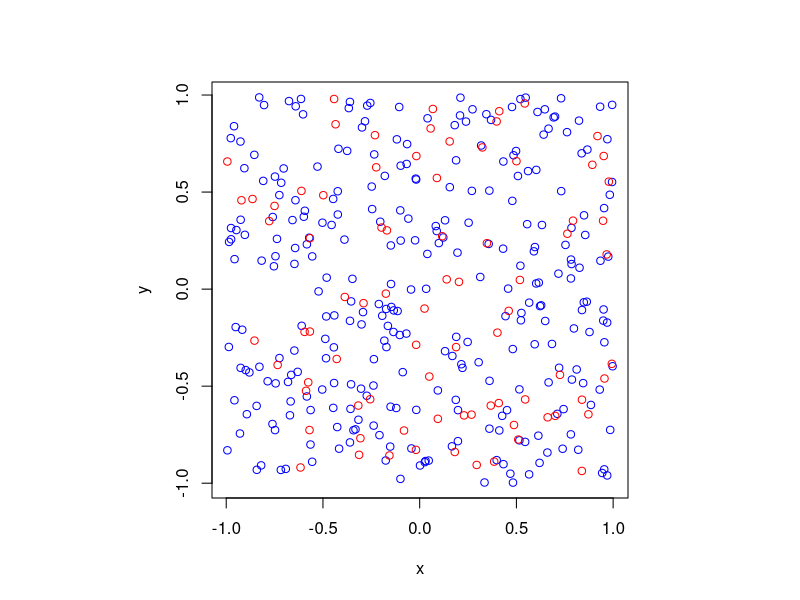

R code for this plot:
# Simulate a Poisson point process on a rectangle.
# Then thin the Poisson point process according to a (spatially *independent*) 
# p-thinning.
# Author: H. Paul Keeler, 2019.
# Website: hpaulkeeler.com
# Repository: github.com/hpaulkeeler/posts

#Simulation window parameters
xMin=-1;xMax=1;
yMin=-1;yMax=1;
xDelta=xMax-xMin;yDelta=yMax-yMin; #rectangle dimensions
areaTotal=xDelta*yDelta;

#Point process parameters
lambda=100; #intensity (ie mean density) of the Poisson process

#Thinning probability
p=0.25; 

#Simulate a Poisson point process
numbPoints=rpois(1,areaTotal*lambda);#Poisson number of points
xx=xDelta*runif(numbPoints)+xMin;#x coordinates of Poisson points
yy=xDelta*runif(numbPoints)+yMin;#y coordinates of Poisson points

#Generate Bernoulli variables (ie coin flips) for thinning
booleThinned=runif(numbPoints)<p; #points to be thinned
booleRetained=!booleThinned; #points to be retained

#x/y locations of thinned points
xxThinned=xx[booleThinned]; yyThinned=yy[booleThinned];
#x/y locations of retained points
xxRetained=xx[booleRetained]; yyRetained=yy[booleRetained];

#Plotting
par(pty="s")
plot(xxRetained,yyRetained,'p',xlab='x',ylab='y',col='blue'); #plot retained points
points(xxThinned,yyThinned,col='red'); #plot thinned points